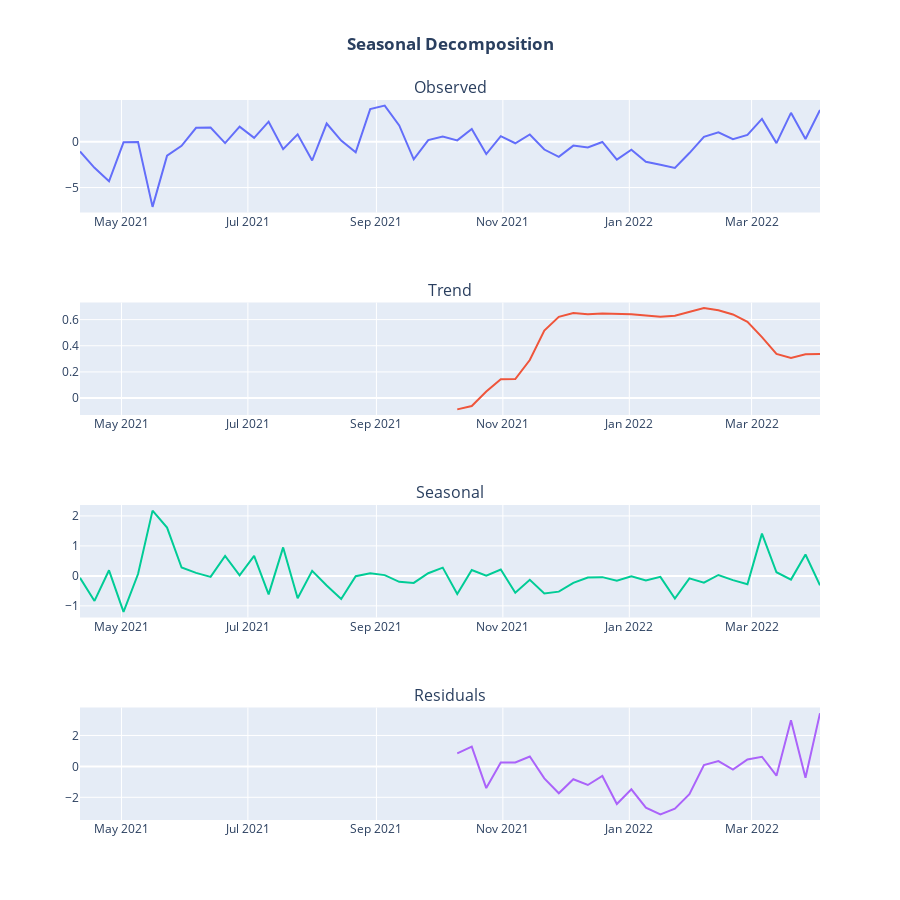

Notebook code for this chart:
### Markdown cell above
### Differencing

### Code cell
df_diff_1 = df_week.diff(periods=52)[52:]
decompose_result_1 = seasonal_decompose(df_diff_1, model="additive")
seasonal = decompose_result_1.seasonal
plot_seasonal_decompose(decompose_result_1, dates=df_diff_1[-52:].index)

# df_diff_2 = df_diff_1.diff(periods=7)[7:]
# plot_df(df_diff, title='Daily Average Stanley Temperature')  
# decompose_result_2 = seasonal_decompose(df_diff_2, model="additive")
# plot_seasonal_decompose(decompose_result_2, dates=df_diff_2[:].index)
